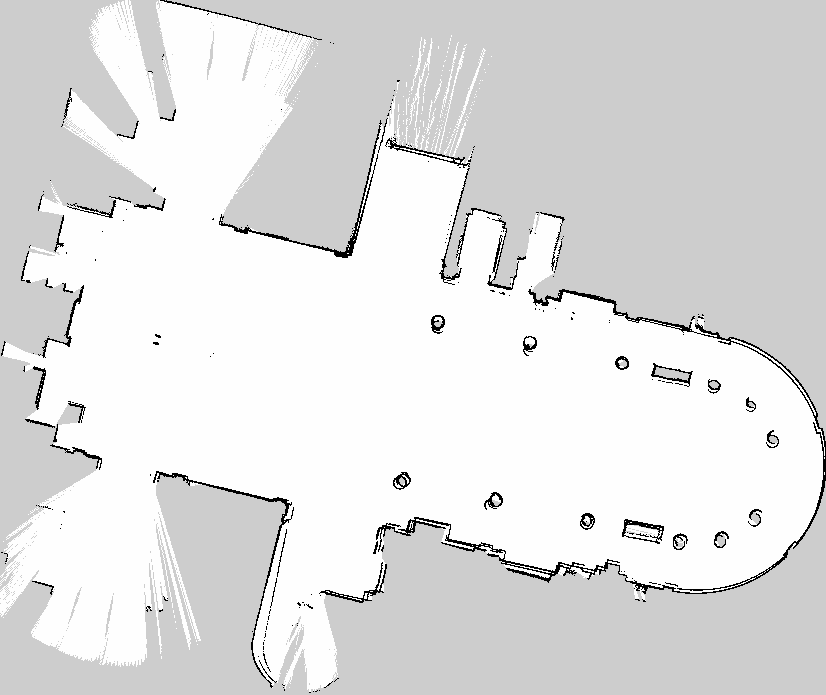
%> input picture MDP_MATLAB/umma.pgm, 826 x 695 px
$ octave --eval "result = LoadGridUMMA;"   (GNU Octave 9; MATLAB toolbox functions it lacks are replaced by stand-ins)
%> lines starting %> are read from the running program, lines starting %| are printed output that depends on the picture; in (x1, y1, x2, y2) boxes, pixels count from 0 and x2, y2 are one past the last pixel; in counts of white or black regions, pixels touching at a corner belong together; the program's own positions count from 1
function [gridMap, rawMap] = LoadGridUMMA(walkable, gridSize)

% Parse arguments
if nargin < 2
    gridSize = 10;
    if nargin < 1
        walkable = 250;
    end
end

% Load raw map and hardcode map rotation angle.
rawMap = imread('umma.pgm');
%> rawMap is the input picture: size 695x826 uint8; min 0, max 254, mean 224.6
p0 = [165 2];
p1 = [322 40];
dp = p0 - p1;
angle = asin(dp(2) / dp(1)) * 180 / pi;

% Rotate to align image
rawMap = imrotate(rawMap,angle, 'bilinear', 'loose');
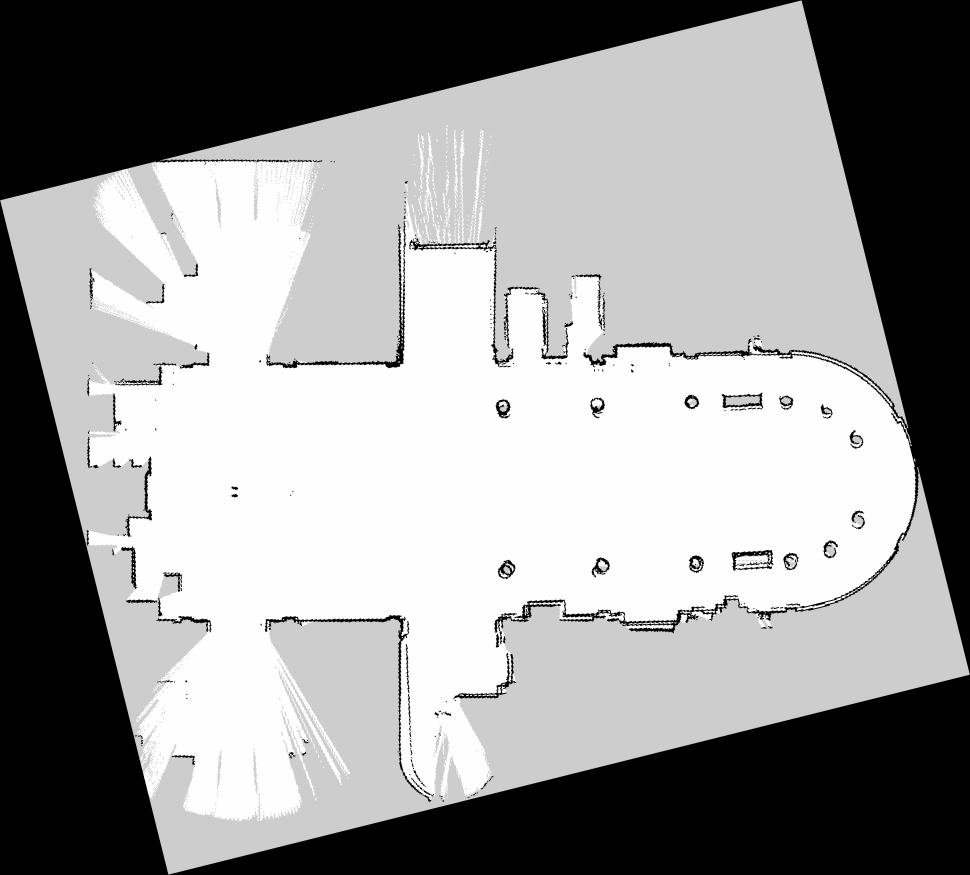
%> rawMap: size 875x970 uint8; min 0, max 254, mean 151.9

% Crop image
xmin = find(max(rawMap, [], 2) > walkable, 1, 'first');
%> xmin = 132
xmax = find(max(rawMap, [], 2) > walkable, 1, 'last');
%> xmax = 820
ymin = find(max(rawMap, [], 1) > walkable, 1, 'first');
%> ymin = 89
ymax = find(max(rawMap, [], 1) > walkable, 1, 'last');
%> ymax = 915

dx = xmax - xmin;
%> dx = 688
dy = ymax - ymin;
%> dy = 826

m = ceil(dx / gridSize);
%> m = 69
n = ceil(dy / gridSize);
%> n = 83

% Enlarge boundaries by a gridsize.
xmin_ = max(0, xmin - gridSize);
%> xmin_ = 122
xmax_ = min(size(rawMap, 1), xmin_ + (m+2) * gridSize);
%> xmax_ = 832
ymin_ = max(0, ymin - gridSize);
%> ymin_ = 79
ymax_ = min(size(rawMap, 2), ymin_ + (n+2) * gridSize);
%> ymax_ = 929

rawMap = rawMap(xmin_:xmax_, ymin_:ymax_);
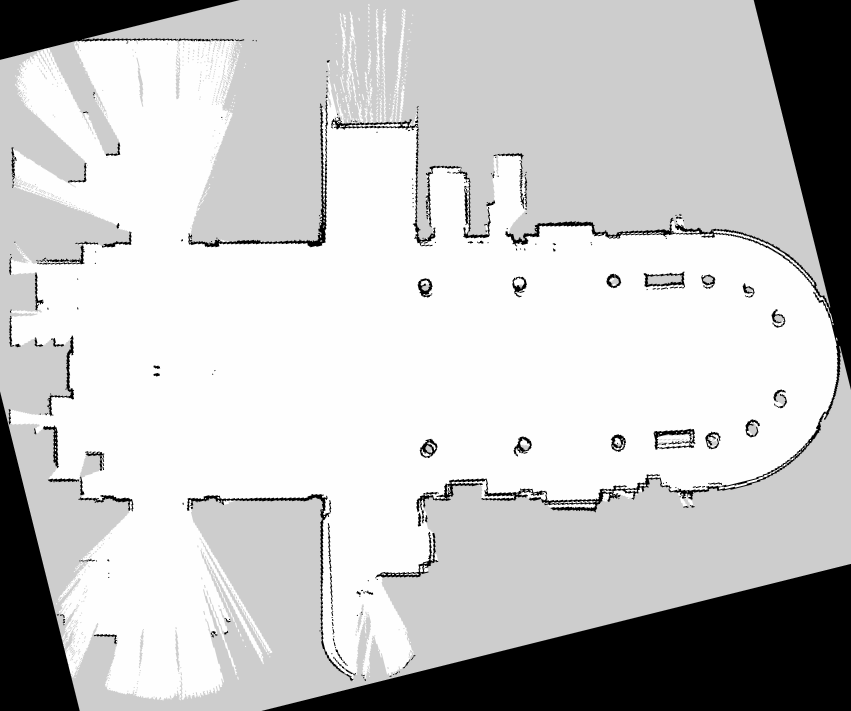
%> rawMap: size 711x851 uint8; min 0, max 254, mean 195.7

% Discretize image to gird cells
mn_ = floor(size(rawMap) / gridSize);
%> mn_ = [71 85]
gridMap = zeros(mn_);
for i = 1:mn_(1)
    for j = 1:mn_(2)
        xl = (i-1) * gridSize + 1;
        xu = i * gridSize;
        yl = (j-1) * gridSize + 1;
        yu = j * gridSize;
        temp = rawMap(xl:xu, yl:yu) > walkable;
        if sum(sum(temp)) == gridSize * gridSize
            gridMap(i, j) = 1;
        end
    end
end
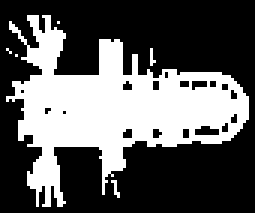
%> gridMap: size 71x85 double (shown 3 times larger); values 0 (black) and 1 (white), 36.2% white; 6 white regions (5 under 20 px), largest, box (x1, y1, x2, y2) and area: (2, 5, 83, 69) 2164

end
